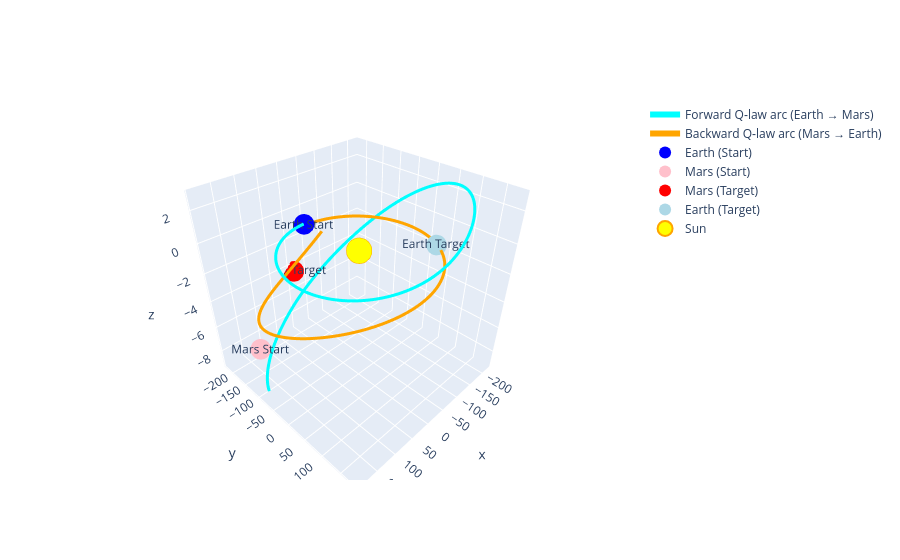

Notebook cell for this chart:
### Code cell
import plotly.graph_objects as go
import numpy as np


# Convert to Gm (1e9 m)
AU_TO_GM = 1.495978707e2

# Example: pick one TOF from your loop
best_tf = tf_days[-1]  # or pick the one you want to visualize
best_t0 = t0

# Get Earth and Mars positions at t0 and t0+best_tf
earth_initial = earth_loc[best_t0,0:3]
mars_initial = mars_loc[best_t0,0:3]
mars_final= mars_loc[best_t0 + best_tf, 0:3]
earth_final= earth_loc[best_t0 + best_tf, 0:3]

# Forward trajectory (Earth -> Mars)
t_days_fw = fw_ts / 86400
r_traj_fw = fw_sol[0:3, :].T / 1e9

# Backward trajectory (Mars -> Earth)
t_days_bw = bw_ts / 86400
r_traj_bw = bw_sol[0:3, :].T / 1e9


# Create 3D figure
fig = go.Figure()


# 1. Forward arc (Earth → Mars)
fig.add_trace(go.Scatter3d(
    x=r_traj_fw[:, 0], y=r_traj_fw[:, 1], z=r_traj_fw[:, 2],
    mode='lines',
    name='Forward Q‑law arc (Earth → Mars)',
    line=dict(width=6, color='cyan'),
    hovertemplate='<b>Time: %{text:.1f} days</b><br>X: %{x:.2f} Gm<br>Y: %{y:.2f} Gm<br>Z: %{z:.2f} Gm<extra></extra>',
    text=t_days_fw
))


# 2. Backward arc (Mars → Earth)
fig.add_trace(go.Scatter3d(
    x=r_traj_bw[:, 0], y=r_traj_bw[:, 1], z=r_traj_bw[:, 2],
    mode='lines',
    name='Backward Q‑law arc (Mars → Earth)',
    line=dict(width=6, color='orange'),
    hovertemplate='<b>Time: %{text:.1f} days</b><br>X: %{x:.2f} Gm<br>Y: %{y:.2f} Gm<br>Z: %{z:.2f} Gm<extra></extra>',
    text=t_days_bw
))


# 3. Earth initial
fig.add_trace(go.Scatter3d(
    x=[earth_initial[0]/1e9], y=[earth_initial[1]/1e9], z=[earth_initial[2]/1e9],
    mode='markers+text',
    name='Earth (Start)',
    marker=dict(size=12, color='blue'),
    text=['Earth Start'],
    textposition="middle center",
    hovertemplate='<b>Earth Initial</b><br>Position: (%{x:.2f}, %{y:.2f}, %{z:.2f}) Gm<extra></extra>'
))


# 4. Mars initial
fig.add_trace(go.Scatter3d(
    x=[mars_initial[0]/1e9], y=[mars_initial[1]/1e9], z=[mars_initial[2]/1e9],
    mode='markers+text',
    name='Mars (Start)',
    marker=dict(size=12, color='pink'),
    text=['Mars Start'],
    textposition="middle center",
    hovertemplate='<b>Mars Initial</b><br>Position: (%{x:.2f}, %{y:.2f}, %{z:.2f}) Gm<extra></extra>'
))


# 5. Mars final (target)
fig.add_trace(go.Scatter3d(
    x=[mars_final[0]/1e9], y=[mars_final[1]/1e9], z=[mars_final[2]/1e9],
    mode='markers+text',
    name='Mars (Target)',
    marker=dict(size=12, color='red'),
    text=['Mars Target'],
    textposition="middle center",
    hovertemplate='<b>Mars Target</b><br>Position: (%{x:.2f}, %{y:.2f}, %{z:.2f}) Gm<extra></extra>'
))


# 6. Earth final (target for backward arc)
fig.add_trace(go.Scatter3d(
    x=[earth_final[0]/1e9], y=[earth_final[1]/1e9], z=[earth_final[2]/1e9],
    mode='markers+text',
    name='Earth (Target)',
    marker=dict(size=12, color='lightblue'),
    text=['Earth Target'],
    textposition="middle center",
    hovertemplate='<b>Earth Target</b><br>Position: (%{x:.2f}, %{y:.2f}, %{z:.2f}) Gm<extra></extra>'
))


# 7. Sun at origin
fig.add_trace(go.Scatter3d(
    x=[0], y=[0], z=[0],
    mode='markers',
    name='Sun',
    marker=dict(size=15, color='yellow', symbol='circle', line=dict(color='orange', width=2))
))


# 8. Auxiliary: Earth initial state point (r0v0) and Mars final state point

### Figure 1 — Plotly figure (JSON) as saved in the notebook; plotly's stock layout.template omitted (floating-point values rounded to 4 significant figures; data arrays with more than 128 entries replaced by an {"elided": "..."} marker saying what was removed)
{"data": [{"hovertemplate": "<b>Time: %{text:.1f} days</b><br>X: %{x:.2f} Gm<br>Y: %{y:.2f} Gm<br>Z: %{z:.2f} Gm<extra></extra>", "line": {"color": "cyan", "width": 6}, "mode": "lines", "name": "Forward Q‑law arc (Earth → Mars)", "text": {"elided": "17691 float values"}, "type": "scatter3d", "x": {"elided": "17691 float values"}, "y": {"elided": "17691 float values"}, "z": {"elided": "17691 float values"}}, {"hovertemplate": "<b>Time: %{text:.1f} days</b><br>X: %{x:.2f} Gm<br>Y: %{y:.2f} Gm<br>Z: %{z:.2f} Gm<extra></extra>", "line": {"color": "orange", "width": 6}, "mode": "lines", "name": "Backward Q‑law arc (Mars → Earth)", "text": {"elided": "21083 float values"}, "type": "scatter3d", "x": {"elided": "21083 float values"}, "y": {"elided": "21083 float values"}, "z": {"elided": "21083 float values"}}, {"hovertemplate": "<b>Earth Initial</b><br>Position: (%{x:.2f}, %{y:.2f}, %{z:.2f}) Gm<extra></extra>", "marker": {"color": "blue", "size": 12}, "mode": "markers+text", "name": "Earth (Start)", "text": ["Earth Start"], "textposition": "middle center", "type": "scatter3d", "x": [4.162], "y": [-152.0], "z": [0.002291]}, {"hovertemplate": "<b>Mars Initial</b><br>Position: (%{x:.2f}, %{y:.2f}, %{z:.2f}) Gm<extra></extra>", "marker": {"color": "pink", "size": 12}, "mode": "markers+text", "name": "Mars (Start)", "text": ["Mars Start"], "textposition": "middle center", "type": "scatter3d", "x": [160.0], "y": [-131.7], "z": [-6.689]}, {"hovertemplate": "<b>Mars Target</b><br>Position: (%{x:.2f}, %{y:.2f}, %{z:.2f}) Gm<extra></extra>", "marker": {"color": "red", "size": 12}, "mode": "markers+text", "name": "Mars (Target)", "text": ["Mars Target"], "textposition": "middle center", "type": "scatter3d", "x": [-7.656], "y": [-218.2], "z": [-4.383]}, {"hovertemplate": "<b>Earth Target</b><br>Position: (%{x:.2f}, %{y:.2f}, %{z:.2f}) Gm<extra></extra>", "marker": {"color": "lightblue", "size": 12}, "mode": "markers+text", "name": "Earth (Target)", "text": ["Earth Target"], "textposition": "middle center", "type": "scatter3d", "x": [-119.2], "y": [87.24], "z": [-0.000812]}, {"marker": {"color": "yellow", "line": {"color": "orange", "width": 2}, "size": 15, "symbol": "circle"}, "mode": "markers", "name": "Sun", "type": "scatter3d", "x": [0], "y": [0], "z": [0]}], "layout": {}}
